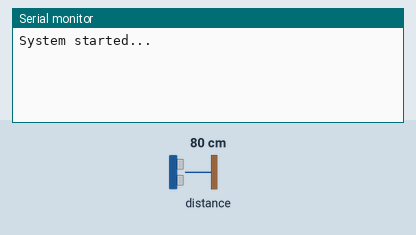
Bench run of a sketch on a simulated ESP32. Shown: the last lines printed to the serial monitor. The inputs (shaded band) are chosen by the test bench; at power-on: distance to the obstacle 80 cm. WiFi joins after 1.5 s; servers stay silent unless stated.

Above: at 3.0 s.
3.1 s: distance to the obstacle set to 250 cm
At 7.3 s:
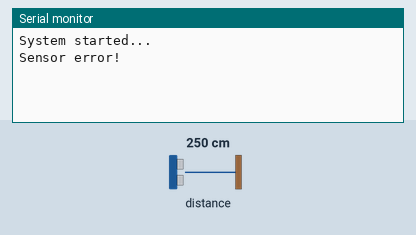
13.3 s: distance to the obstacle set to 2 cm
At 17.4 s:
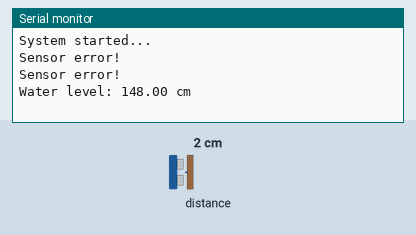

Measured:
- after the input at 3.1 s, the serial monitor: prints a new line after 3.7 s (image 1)
- after the input at 13.3 s, the serial monitor: prints a new line after 3.5 s (image 2)

The sketch:

Iot_Canhbaolucode.ino
```cpp
/*************************************************
 * ESP32 + Laser Distance Sensor (UL53LDK)
 * Flood Monitoring System - Blynk
 *************************************************/

#define BLYNK_PRINT Serial

#include <WiFi.h>
#include <Wire.h>
#include <BlynkSimpleEsp32.h>
#include <Adafruit_VL53L0X.h>

/* ---------- BLYNK INFO ---------- */
#define BLYNK_TEMPLATE_ID   "TMPLxxxxxx"
#define BLYNK_TEMPLATE_NAME "Flood Monitoring"
#define BLYNK_AUTH_TOKEN    "YOUR_AUTH_TOKEN"

/* ---------- WIFI ---------- */
char ssid[] = "YOUR_WIFI_NAME";
char pass[] = "YOUR_WIFI_PASSWORD";

/* ---------- I2C PIN (TÙY CHỌN) ---------- */
#define SDA_PIN 16
#define SCL_PIN 17

/* ---------- NGƯỠNG CẢNH BÁO (cm) ---------- */
#define LEVEL_WARNING  50
#define LEVEL_DANGER   80

/* ---------- THAM SỐ ---------- */
#define SENSOR_HEIGHT  150   // cm – chiều cao từ cảm biến tới đáy sông
#define MEASURE_TIME   5000  // ms

Adafruit_VL53L0X lox = Adafruit_VL53L0X();
BlynkTimer timer;

/* ---------- HÀM ĐỌC & GỬI DỮ LIỆU ---------- */
void readWaterLevel() {
  VL53L0X_RangingMeasurementData_t measure;
  lox.rangingTest(&measure, false);

  if (measure.RangeStatus != 4) {
    float distance_cm = measure.RangeMilliMeter / 10.0;
    float water_level = SENSOR_HEIGHT - distance_cm;

    if (water_level < 0) water_level = 0;

    // Gửi mực nước lên Blynk
    Blynk.virtualWrite(V0, water_level);

    // Xác định trạng thái
    if (water_level < LEVEL_WARNING) {
      Blynk.virtualWrite(V1, "Normal");
    }
    else if (water_level < LEVEL_DANGER) {
      Blynk.virtualWrite(V1, "Warning");
      Blynk.logEvent("warning", "Water level rising!");
    }
    else {
      Blynk.virtualWrite(V1, "DANGER");
      Blynk.logEvent("danger", "Flood risk detected!");
    }

    Serial.print("Water level: ");
    Serial.print(water_level);
    Serial.println(" cm");
  }
  else {
    Serial.println("Sensor error!");
  }
}

void setup() {
  Serial.begin(115200);

  // I2C
  Wire.begin(SDA_PIN, SCL_PIN);

  // Kết nối Blynk
  Blynk.begin(BLYNK_AUTH_TOKEN, ssid, pass);

  // Khởi động cảm biến
  if (!lox.begin()) {
    Serial.println("Failed to detect VL53 sensor!");
    while (1);
  }

  // Timer đọc dữ liệu
  timer.setInterval(MEASURE_TIME, readWaterLevel);

  Serial.println("System started...");
}

void loop() {
  Blynk.run();
  timer.run();
}
```
